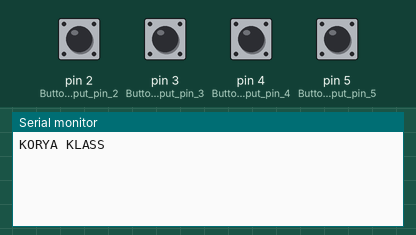
The sketch below on a simulated Arduino Uno, built with avr-gcc and run on an emulated ATmega328P. Shown: the last lines printed to the serial monitor. The inputs (shaded band) are chosen by the test bench; at power-on: pin 2 (Button_1_input_pin_2), pin 3 (Button_2_input_pin_3), pin 4 (Button_3_input_pin_4), pin 5 (Button_4_input_pin_5) LOW.

Above: at 1.2 s.
1.3 s: pin 2 (Button_1_input_pin_2) pulled HIGH for 0.15 s
At 2.6 s:
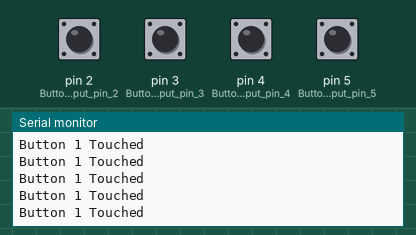
2.9 s: pin 3 (Button_2_input_pin_3) pulled HIGH for 0.15 s
At 4.2 s:
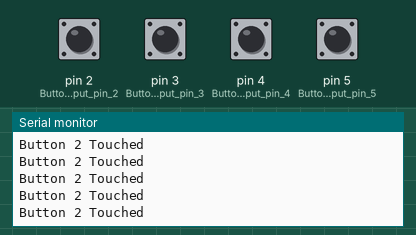
4.5 s: pin 4 (Button_3_input_pin_4) pulled HIGH for 0.15 s
At 5.4 s:
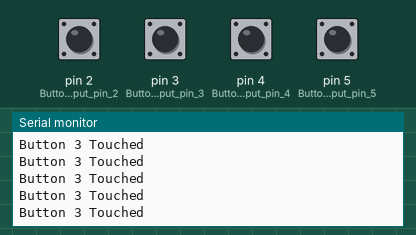
6.1 s: pin 5 (Button_4_input_pin_5) pulled HIGH for 0.15 s
At 7.4 s:
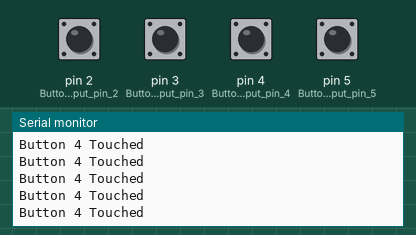
7.7 s: pin 2 (Button_1_input_pin_2) driven HIGH and pin 3 (Button_2_input_pin_3) driven HIGH
At 8.5 s:
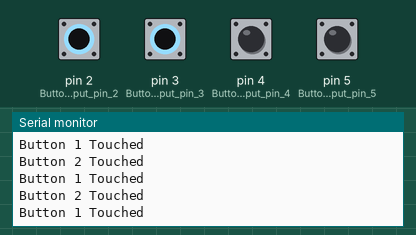
Timing chart, 0 to 10.7 s (numbered marks = the images above; inputs shaded):
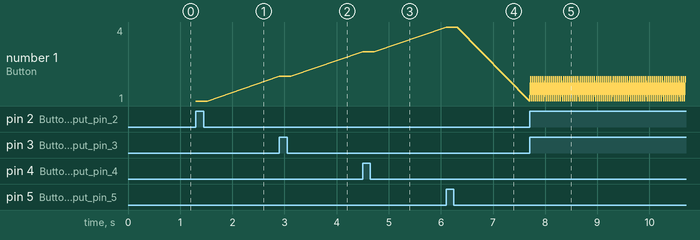

Measured:
- after the input at 1.3 s, the serial monitor: prints a new line at once (image 1)
- after the input at 2.9 s, the serial monitor: prints a new line at once (image 2)
- after the input at 4.5 s, the serial monitor: prints a new line at once (image 3)
- after the input at 6.1 s, the serial monitor: prints a new line at once (image 4)
- after the input at 7.7 s, the serial monitor: prints a new line at once (image 5)
- plotted number 1: 1 → 2 after the input at 2.9 s, 2 → 3 after the input at 4.5 s, 3 → 4 after the input at 6.1 s, 4 → 2 after the input at 7.7 s

The sketch:

SENSORKEYPAD.ino
```cpp
 int LD = 200; // Loop Delay. Do not change.

void setup() {
    Serial.begin(9600);

    // input pins
    pinMode(2, INPUT);// Button 1 input pin 2
    pinMode(3, INPUT);// Button 2 input pin 3
    pinMode(4, INPUT);// Button 3 input pin 4
    pinMode(5, INPUT);// Button 4 input pin 5


    Serial.println("KORYA KLASS");

}

void loop() {

    // button 1 action
    if(digitalRead(2)){
      Serial.println("Button 1 Touched ");
    }

    // button 2 action
    if(digitalRead(3)){
      Serial.println("Button 2 Touched ");

    }

    // button 3 action
    if(digitalRead(4)){
      Serial.println("Button 3 Touched ");

    }

   // button 4 action
    if(digitalRead(5)){
      Serial.println("Button 4 Touched ");

    }

}// loop
```
